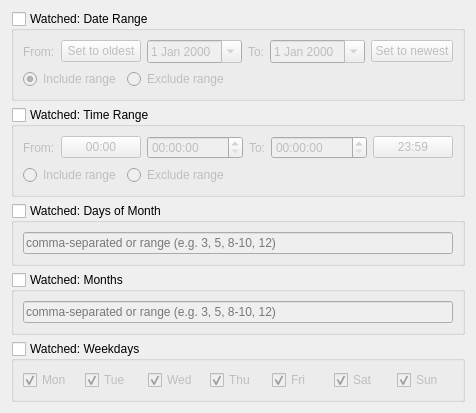
       <widget class="QWidget" name="watched_filters_tab">
        <attribute name="title">
         <string>Watched filters</string>
        </attribute>
        <layout class="QVBoxLayout" name="verticalLayout_4">
         <item>
          <widget class="QGroupBox" name="date_watched_box">
           <property name="title">
            <string>Watched: Date Range</string>
           </property>
           <property name="checkable">
            <bool>true</bool>
           </property>
           <property name="checked">
            <bool>false</bool>
           </property>
           <layout class="QVBoxLayout" name="verticalLayout">
            <item>
             <layout class="QHBoxLayout" name="date_watched_date_hbox">
              <item>
               <widget class="QLabel" name="label_2">
                <property name="sizePolicy">
                 <sizepolicy hsizetype="Fixed" vsizetype="Preferred">
                  <horstretch>0</horstretch>
                  <verstretch>0</verstretch>
                 </sizepolicy>
                </property>
                <property name="text">
                 <string>From:</string>
                </property>
               </widget>
              </item>
              <item>
               <widget class="QPushButton" name="date_watched_set_oldest_btn">
                <property name="sizePolicy">
                 <sizepolicy hsizetype="Fixed" vsizetype="Fixed">
                  <horstretch>0</horstretch>
                  <verstretch>0</verstretch>
                 </sizepolicy>
                </property>
                <property name="text">
                 <string>Set to oldest</string>
                </property>
               </widget>
              </item>
              <item>
               <widget class="QDateEdit" name="date_watched_from">
                <property name="sizePolicy">
                 <sizepolicy hsizetype="Preferred" vsizetype="Fixed">
                  <horstretch>0</horstretch>
                  <verstretch>0</verstretch>
                 </sizepolicy>
                </property>
                <property name="calendarPopup">
                 <bool>true</bool>
                </property>
               </widget>
              </item>
              <item>
               <widget class="QLabel" name="label_8">
                <property name="sizePolicy">
                 <sizepolicy hsizetype="Fixed" vsizetype="Preferred">
                  <horstretch>0</horstretch>
                  <verstretch>0</verstretch>
                 </sizepolicy>
                </property>
                <property name="text">
                 <string>To:</string>
                </property>
               </widget>
              </item>
              <item>
               <widget class="QDateEdit" name="date_watched_to">
                <property name="sizePolicy">
                 <sizepolicy hsizetype="Preferred" vsizetype="Fixed">
                  <horstretch>0</horstretch>
                  <verstretch>0</verstretch>
                 </sizepolicy>
                </property>
                <property name="calendarPopup">
                 <bool>true</bool>
                </property>
               </widget>
              </item>
              <item>
               <widget class="QPushButton" name="date_watched_set_newest_btn">
                <property name="sizePolicy">
                 <sizepolicy hsizetype="Fixed" vsizetype="Fixed">
                  <horstretch>0</horstretch>
                  <verstretch>0</verstretch>
                 </sizepolicy>
                </property>
                <property name="text">
                 <string>Set to newest</string>
                </property>
               </widget>
              </item>
             </layout>
            </item>
            <item>
             <layout class="QHBoxLayout" name="date_watched_mode_hbox">
              <item>
               <widget class="QRadioButton" name="date_watched_include_rb">
                <property name="text">
                 <string>Include range</string>
                </property>
                <property name="checked">
                 <bool>true</bool>
                </property>
                <attribute name="buttonGroup">
                 <string notr="true">include_date_watched_group</string>
                </attribute>
               </widget>
              </item>
              <item>
               <widget class="QRadioButton" name="date_watched_exclude_rb">
                <property name="text">
                 <string>Exclude range</string>
                </property>
                <attribute name="buttonGroup">
                 <string notr="true">include_date_watched_group</string>
                </attribute>
               </widget>
              </item>
              <item>
               <spacer name="horizontalSpacer">
                <property name="orientation">
                 <enum>Qt::Orientation::Horizontal</enum>
                </property>
                <property name="sizeHint" stdset="0">
                 <size>
                  <width>40</width>
                  <height>20</height>
                 </size>
                </property>
               </spacer>
              </item>
             </layout>
            </item>
           </layout>
          </widget>
         </item>
         <item>
          <widget class="QGroupBox" name="time_watched_box">
           <property name="title">
            <string>Watched: Time Range</string>
           </property>
           <property name="checkable">
            <bool>true</bool>
           </property>
           <property name="checked">
            <bool>false</bool>
           </property>
           <layout class="QVBoxLayout" name="verticalLayout_8">
            <item>
             <layout class="QHBoxLayout" name="horizontalLayout_2">
              <item>
               <widget class="QLabel" name="label_10">
                <property name="sizePolicy">
                 <sizepolicy hsizetype="Fixed" vsizetype="Preferred">
                  <horstretch>0</horstretch>
                  <verstretch>0</verstretch>
                 </sizepolicy>
                </property>
                <property name="text">
                 <string>From:</string>
                </property>
               </widget>
              </item>
              <item>
               <widget class="QPushButton" name="watched_time_range_min_btn">
                <property name="sizePolicy">
                 <sizepolicy hsizetype="Fixed" vsizetype="Fixed">
                  <horstretch>0</horstretch>
                  <verstretch>0</verstretch>
                 </sizepolicy>
                </property>
                <property name="text">
                 <string>00:00</string>
                </property>
               </widget>
              </item>
              <item>
               <widget class="QTimeEdit" name="watched_time_range_min_edit"/>
              </item>
              <item>
               <widget class="QLabel" name="label_12">
                <property name="sizePolicy">
                 <sizepolicy hsizetype="Fixed" vsizetype="Preferred">
                  <horstretch>0</horstretch>
                  <verstretch>0</verstretch>
                 </sizepolicy>
                </property>
                <property name="text">
                 <string>To:</string>
                </property>
               </widget>
              </item>
              <item>
               <widget class="QTimeEdit" name="watched_time_range_max_edit"/>
              </item>
              <item>
               <widget class="QPushButton" name="watched_time_range_max_btn">
                <property name="sizePolicy">
                 <sizepolicy hsizetype="Fixed" vsizetype="Fixed">
                  <horstretch>0</horstretch>
                  <verstretch>0</verstretch>
                 </sizepolicy>
                </property>
                <property name="text">
                 <string>23:59</string>
                </property>
               </widget>
              </item>
             </layout>
            </item>
            <item>
             <layout class="QHBoxLayout" name="horizontalLayout_9">
              <item>
               <widget class="QRadioButton" name="watched_time_range_include_rb">
                <property name="text">
                 <string>Include range</string>
                </property>
                <attribute name="buttonGroup">
                 <string notr="true">include_time_watched_group</string>
                </attribute>
               </widget>
              </item>
              <item>
               <widget class="QRadioButton" name="watched_time_range_exclude_rb">
                <property name="text">
                 <string>Exclude range</string>
                </property>
                <attribute name="buttonGroup">
                 <string notr="true">include_time_watched_group</string>
                </attribute>
               </widget>
              </item>
              <item>
               <spacer name="horizontalSpacer_3">
                <property name="orientation">
                 <enum>Qt::Orientation::Horizontal</enum>
                </property>
                <property name="sizeHint" stdset="0">
                 <size>
                  <width>40</width>
                  <height>20</height>
                 </size>
                </property>
               </spacer>
              </item>
             </layout>
            </item>
           </layout>
          </widget>
         </item>
         <item>
          <widget class="QGroupBox" name="days_of_month_watched_box">
           <property name="title">
            <string>Watched: Days of Month</string>
           </property>
           <property name="checkable">
            <bool>true</bool>
           </property>
           <property name="checked">
            <bool>false</bool>
           </property>
           <layout class="QHBoxLayout" name="horizontalLayout_4">
            <item>
             <widget class="QLineEdit" name="days_of_month_watched_edit">
              <property name="placeholderText">
               <string>comma-separated or range (e.g. 3, 5, 8-10, 12)</string>
              </property>
             </widget>
            </item>
           </layout>
          </widget>
         </item>
         <item>
          <widget class="QGroupBox" name="months_watched_box">
           <property name="sizePolicy">
            <sizepolicy hsizetype="Preferred" vsizetype="Preferred">
             <horstretch>0</horstretch>
             <verstretch>0</verstretch>
            </sizepolicy>
           </property>
           <property name="title">
            <string>Watched: Months</string>
           </property>
           <property name="checkable">
            <bool>true</bool>
           </property>
           <property name="checked">
            <bool>false</bool>
           </property>
           <layout class="QHBoxLayout" name="horizontalLayout_5">
            <item>
             <widget class="QLineEdit" name="months_watched_edit">
              <property name="placeholderText">
               <string>comma-separated or range (e.g. 3, 5, 8-10, 12)</string>
              </property>
             </widget>
            </item>
           </layout>
          </widget>
         </item>
         <item>
          <widget class="QGroupBox" name="weekdays_watched_box">
           <property name="title">
            <string>Watched: Weekdays</string>
           </property>
           <property name="checkable">
            <bool>true</bool>
           </property>
           <property name="checked">
            <bool>false</bool>
           </property>
           <layout class="QHBoxLayout" name="horizontalLayout_3">
            <item>
             <widget class="QCheckBox" name="weekdays_watched_mon">
              <property name="text">
               <string>Mon</string>
              </property>
              <property name="checked">
               <bool>true</bool>
              </property>
             </widget>
            </item>
            <item>
             <widget class="QCheckBox" name="weekdays_watched_tue">
              <property name="text">
               <string>Tue</string>
              </property>
              <property name="checked">
               <bool>true</bool>
              </property>
             </widget>
            </item>
            <item>
             <widget class="QCheckBox" name="weekdays_watched_wed">
              <property name="text">
               <string>Wed</string>
              </property>
              <property name="checked">
               <bool>true</bool>
              </property>
             </widget>
            </item>
            <item>
             <widget class="QCheckBox" name="weekdays_watched_thu">
              <property name="text">
               <string>Thu</string>
              </property>
              <property name="checked">
               <bool>true</bool>
              </property>
             </widget>
            </item>
            <item>
             <widget class="QCheckBox" name="weekdays_watched_fri">
              <property name="text">
               <string>Fri</string>
              </property>
              <property name="checked">
               <bool>true</bool>
              </property>
             </widget>
            </item>
            <item>
             <widget class="QCheckBox" name="weekdays_watched_sat">
              <property name="text">
               <string>Sat</string>
              </property>
              <property name="checked">
               <bool>true</bool>
              </property>
             </widget>
            </item>
            <item>
             <widget class="QCheckBox" name="weekdays_watched_sun">
              <property name="text">
               <string>Sun</string>
              </property>
              <property name="checked">
               <bool>true</bool>
              </property>
             </widget>
            </item>
           </layout>
          </widget>
         </item>
        </layout>
       </widget>
